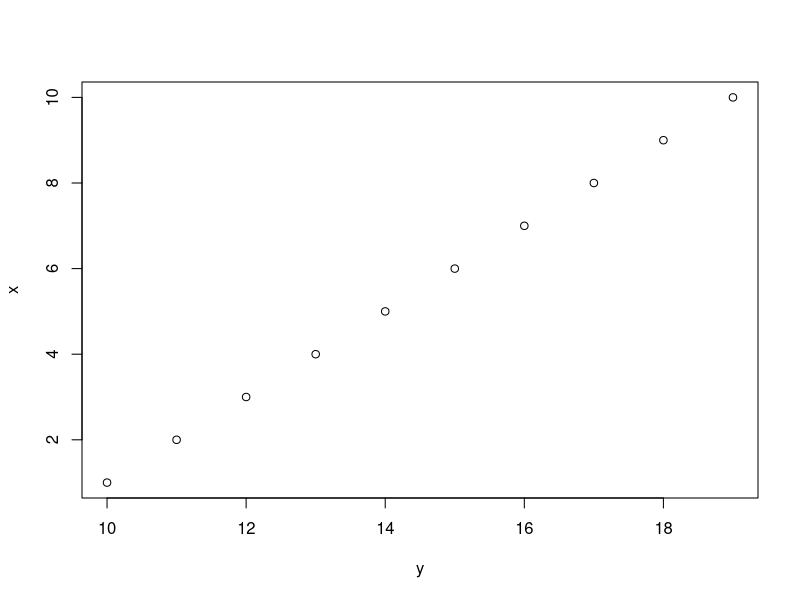

The R script that drew this image:
squaresquare <- function(x){
  newval <- x^2
  newval2 <- newval^2
  return(newval2)
}

doubledouble <- function(x){
  newval <- c(x, x)
  return(newval)
}

x <- seq(1,10)
y <- seq(10,19)

plot(x ~ y)